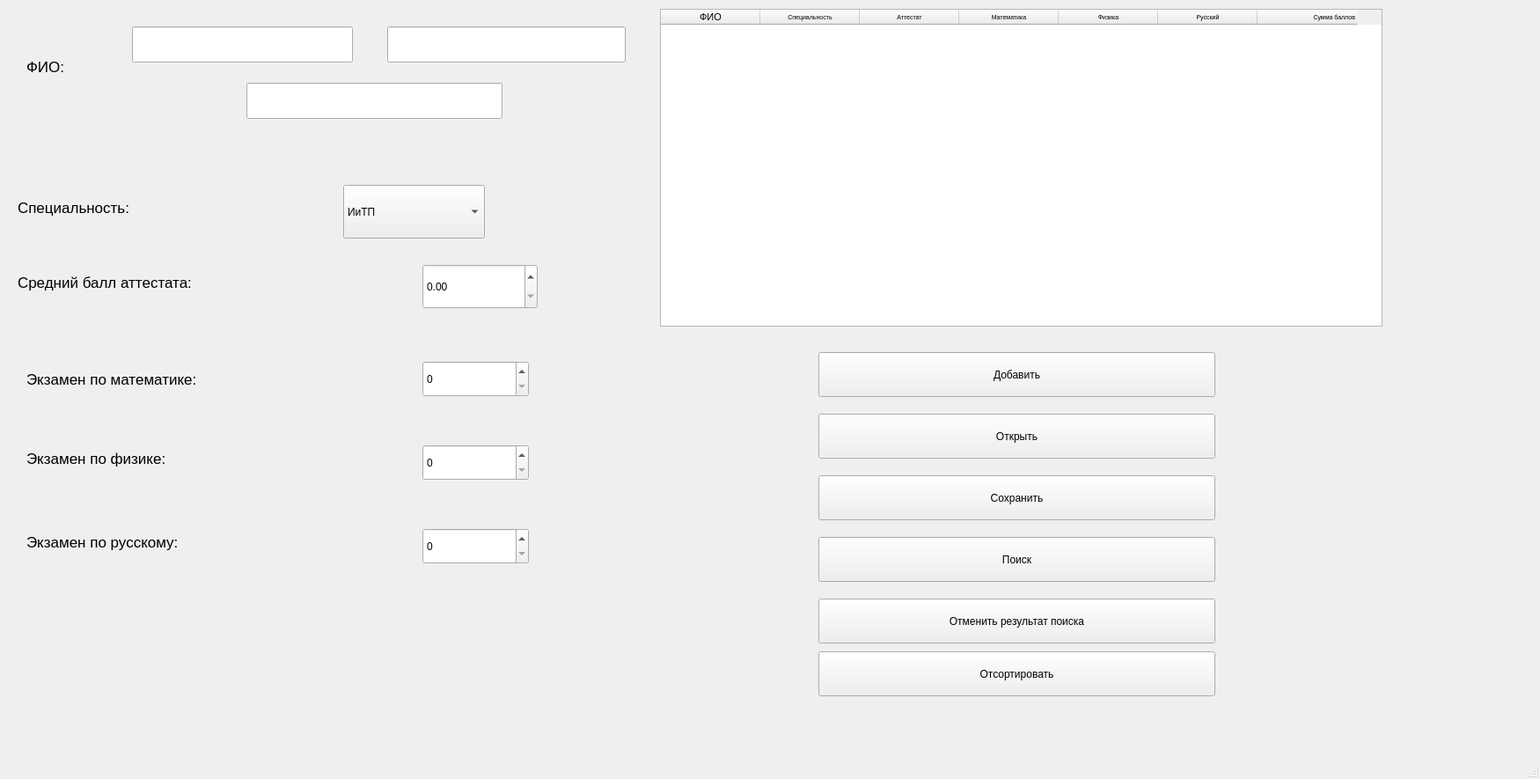
<?xml version="1.0" encoding="UTF-8"?>
<ui version="4.0">
 <class>MainWindow</class>
 <widget class="QMainWindow" name="MainWindow">
  <property name="geometry">
   <rect>
    <x>0</x>
    <y>0</y>
    <width>1750</width>
    <height>885</height>
   </rect>
  </property>
  <property name="windowTitle">
   <string>MainWindow</string>
  </property>
  <widget class="QWidget" name="centralwidget">
   <widget class="QLabel" name="label">
    <property name="geometry">
     <rect>
      <x>30</x>
      <y>30</y>
      <width>111</width>
      <height>91</height>
     </rect>
    </property>
    <property name="font">
     <font>
      <pointsize>13</pointsize>
     </font>
    </property>
    <property name="text">
     <string>ФИО:</string>
    </property>
   </widget>
   <widget class="QLineEdit" name="lineEdit">
    <property name="geometry">
     <rect>
      <x>150</x>
      <y>30</y>
      <width>251</width>
      <height>41</height>
     </rect>
    </property>
   </widget>
   <widget class="QLineEdit" name="lineEdit_2">
    <property name="geometry">
     <rect>
      <x>440</x>
      <y>30</y>
      <width>271</width>
      <height>41</height>
     </rect>
    </property>
   </widget>
   <widget class="QLineEdit" name="lineEdit_3">
    <property name="geometry">
     <rect>
      <x>280</x>
      <y>94</y>
      <width>291</width>
      <height>41</height>
     </rect>
    </property>
   </widget>
   <widget class="QLabel" name="label_2">
    <property name="geometry">
     <rect>
      <x>20</x>
      <y>210</y>
      <width>291</width>
      <height>51</height>
     </rect>
    </property>
    <property name="font">
     <font>
      <pointsize>13</pointsize>
     </font>
    </property>
    <property name="text">
     <string>Специальность:</string>
    </property>
   </widget>
   <widget class="QComboBox" name="comboBox">
    <property name="geometry">
     <rect>
      <x>390</x>
      <y>210</y>
      <width>161</width>
      <height>61</height>
     </rect>
    </property>
    <item>
     <property name="text">
      <string>ИиТП</string>
     </property>
    </item>
    <item>
     <property name="text">
      <string>ПИ</string>
     </property>
    </item>
    <item>
     <property name="text">
      <string>КИ</string>
     </property>
    </item>
    <item>
     <property name="text">
      <string>ПОИТ</string>
     </property>
    </item>
   </widget>
   <widget class="QDoubleSpinBox" name="doubleSpinBox">
    <property name="geometry">
     <rect>
      <x>480</x>
      <y>300</y>
      <width>131</width>
      <height>51</height>
     </rect>
    </property>
   </widget>
   <widget class="QLabel" name="label_3">
    <property name="geometry">
     <rect>
      <x>20</x>
      <y>290</y>
      <width>431</width>
      <height>61</height>
     </rect>
    </property>
    <property name="font">
     <font>
      <pointsize>13</pointsize>
     </font>
    </property>
    <property name="text">
     <string>Средний балл аттестата:</string>
    </property>
   </widget>
   <widget class="QLabel" name="label_4">
    <property name="geometry">
     <rect>
      <x>30</x>
      <y>410</y>
      <width>421</width>
      <height>41</height>
     </rect>
    </property>
    <property name="font">
     <font>
      <pointsize>13</pointsize>
     </font>
    </property>
    <property name="text">
     <string>Экзамен по математике:</string>
    </property>
   </widget>
   <widget class="QSpinBox" name="spinBox">
    <property name="geometry">
     <rect>
      <x>480</x>
      <y>410</y>
      <width>121</width>
      <height>41</height>
     </rect>
    </property>
   </widget>
   <widget class="QSpinBox" name="spinBox_2">
    <property name="geometry">
     <rect>
      <x>480</x>
      <y>505</y>
      <width>121</width>
      <height>41</height>
     </rect>
    </property>
   </widget>
   <widget class="QLabel" name="label_5">
    <property name="geometry">
     <rect>
      <x>30</x>
      <y>500</y>
      <width>351</width>
      <height>41</height>
     </rect>
    </property>
    <property name="font">
     <font>
      <pointsize>13</pointsize>
     </font>
    </property>
    <property name="text">
     <string>Экзамен по физике:</string>
    </property>
   </widget>
   <widget class="QSpinBox" name="spinBox_3">
    <property name="geometry">
     <rect>
      <x>480</x>
      <y>600</y>
      <width>121</width>
      <height>41</height>
     </rect>
    </property>
   </widget>
   <widget class="QLabel" name="label_6">
    <property name="geometry">
     <rect>
      <x>30</x>
      <y>590</y>
      <width>391</width>
      <height>51</height>
     </rect>
    </property>
    <property name="font">
     <font>
      <pointsize>13</pointsize>
     </font>
    </property>
    <property name="text">
     <string>Экзамен по русскому:</string>
    </property>
   </widget>
   <widget class="QTableWidget" name="table">
    <property name="geometry">
     <rect>
      <x>750</x>
      <y>10</y>
      <width>821</width>
      <height>361</height>
     </rect>
    </property>
    <property name="editTriggers">
     <set>QAbstractItemView::NoEditTriggers</set>
    </property>
    <property name="sortingEnabled">
     <bool>true</bool>
    </property>
    <attribute name="horizontalHeaderCascadingSectionResizes">
     <bool>true</bool>
    </attribute>
    <attribute name="horizontalHeaderMinimumSectionSize">
     <number>60</number>
    </attribute>
    <attribute name="horizontalHeaderDefaultSectionSize">
     <number>113</number>
    </attribute>
    <column>
     <property name="text">
      <string>ФИО</string>
     </property>
     <property name="font">
      <font>
       <pointsize>8</pointsize>
      </font>
     </property>
    </column>
    <column>
     <property name="text">
      <string>Специальность</string>
     </property>
     <property name="font">
      <font>
       <pointsize>5</pointsize>
      </font>
     </property>
    </column>
    <column>
     <property name="text">
      <string>Аттестат</string>
     </property>
     <property name="font">
      <font>
       <pointsize>5</pointsize>
      </font>
     </property>
    </column>
    <column>
     <property name="text">
      <string>Математика</string>
     </property>
     <property name="font">
      <font>
       <pointsize>5</pointsize>
      </font>
     </property>
    </column>
    <column>
     <property name="text">
      <string>Физика</string>
     </property>
     <property name="font">
      <font>
       <pointsize>5</pointsize>
      </font>
     </property>
    </column>
    <column>
     <property name="text">
      <string>Русский</string>
     </property>
     <property name="font">
      <font>
       <pointsize>5</pointsize>
      </font>
     </property>
    </column>
    <column>
     <property name="text">
      <string>Сумма баллов</string>
     </property>
     <property name="font">
      <font>
       <pointsize>5</pointsize>
      </font>
     </property>
     <property name="textAlignment">
      <set>AlignTrailing|AlignVCenter</set>
     </property>
    </column>
   </widget>
   <widget class="QPushButton" name="pushButton_add">
    <property name="geometry">
     <rect>
      <x>930</x>
      <y>400</y>
      <width>451</width>
      <height>51</height>
     </rect>
    </property>
    <property name="text">
     <string>Добавить</string>
    </property>
   </widget>
   <widget class="QPushButton" name="pushButton_add_2">
    <property name="geometry">
     <rect>
      <x>930</x>
      <y>470</y>
      <width>451</width>
      <height>51</height>
     </rect>
    </property>
    <property name="text">
     <string>Открыть</string>
    </property>
   </widget>
   <widget class="QPushButton" name="pushButton_save">
    <property name="geometry">
     <rect>
      <x>930</x>
      <y>540</y>
      <width>451</width>
      <height>51</height>
     </rect>
    </property>
    <property name="text">
     <string>Сохранить</string>
    </property>
   </widget>
   <widget class="QPushButton" name="pushButton_poisk">
    <property name="geometry">
     <rect>
      <x>930</x>
      <y>610</y>
      <width>451</width>
      <height>51</height>
     </rect>
    </property>
    <property name="text">
     <string>Поиск</string>
    </property>
   </widget>
   <widget class="QPushButton" name="pushButton_poisk_2">
    <property name="geometry">
     <rect>
      <x>930</x>
      <y>680</y>
      <width>451</width>
      <height>51</height>
     </rect>
    </property>
    <property name="text">
     <string>Отменить результат поиска</string>
    </property>
   </widget>
   <widget class="QPushButton" name="pushButton_sort">
    <property name="geometry">
     <rect>
      <x>930</x>
      <y>740</y>
      <width>451</width>
      <height>51</height>
     </rect>
    </property>
    <property name="text">
     <string>Отсортировать</string>
    </property>
   </widget>
  </widget>
  <widget class="QMenuBar" name="menubar">
   <property name="geometry">
    <rect>
     <x>0</x>
     <y>0</y>
     <width>1750</width>
     <height>39</height>
    </rect>
   </property>
  </widget>
  <widget class="QStatusBar" name="statusbar"/>
 </widget>
 <resources/>
 <connections/>
</ui>
